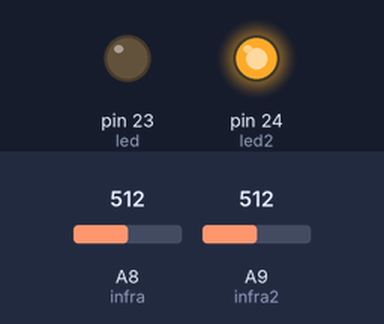
A sketch run on a simulated Arduino Mega 2560, built with avr-gcc and run on an emulated ATmega2560. Parts: output pins drawn as LEDs (lit = HIGH). The inputs (shaded band) are chosen by the test bench; at power-on: A9 (infra2) = 512, A8 (infra) = 512. What the sketch prints to the serial monitor is not drawn.

Above: at 1.2 s.
1.3 s: A9 (infra2) set to 221
2.8 s: A9 (infra2) set to 187
At 3.7 s:
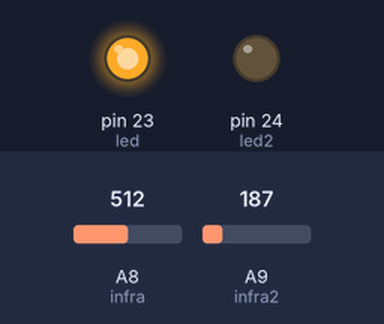
4.3 s: A9 (infra2) set to 214
At 4.9 s:
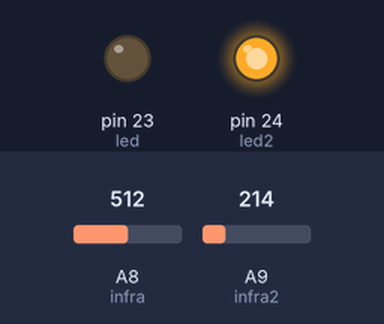
5.8 s: A9 (infra2) set to 194
At 6.1 s:
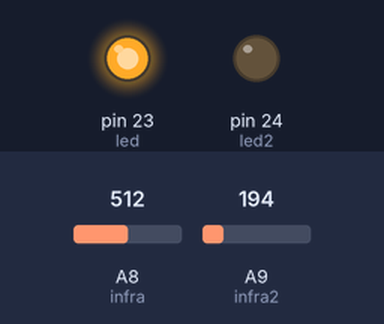
Timing chart, 0 to 8.3 s (numbered marks = the images above; inputs shaded):
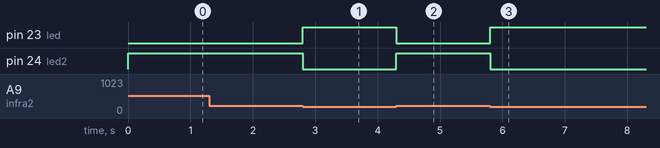

The sketch:

cny70.ino
```cpp
int infra = A8;
int led = 23;
int altura;
int infra2 = A9;
int led2 = 24;
int valor;
void setup()
{
 Serial.begin (9600);
  pinMode (A8, INPUT);
  pinMode (23, OUTPUT);
  pinMode (A9, INPUT);
  pinMode (24, OUTPUT);
}

void loop()
{
  altura=analogRead(infra);
  valor=analogRead(infra2);

if (valor >= 204){
  digitalWrite (led2, HIGH);
    digitalWrite (led, LOW);
} else{
digitalWrite (led2, LOW);
digitalWrite (led, HIGH);
}
Serial.print (valor);
}
```

Measured:
- the behaviour switches between 204 and 203 on A9 (infra2) (found by bisection; images 0 and 1)
- after the input at 1.3 s, every drawn part: stays the same
- after the input at 2.8 s, pin 23 (led): LOW → HIGH at once; pin 24 (led2): HIGH → LOW at once
- after the input at 4.3 s, pin 23 (led): HIGH → LOW at once; pin 24 (led2): LOW → HIGH at once
- after the input at 5.8 s, pin 23 (led): LOW → HIGH at once; pin 24 (led2): HIGH → LOW at once
